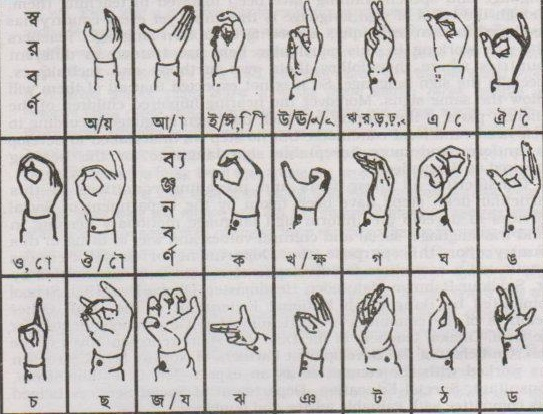
#> input picture signs.jpg, 543 x 414 px, given in place of the camera
$ python Data_collection.py
#> lines starting #> are read from the running program, lines starting #| are printed output that depends on the picture; after the words box and inside, x2 and y2 are one past the last pixel; in counts of white or black regions, pixels touching at a corner belong together
## Making directories for saving train test data
import os
import cv2
train_val = ['train', 'test']
os.chdir('PATH') # PATH is the direction where we want to create those directory for storing data
sign = ['অ','আ', 'ই', 'উ', 'এ', 'ঐ', 'ও', 'ঔ', 'ক', 'খ', 'গ', 'ঘ', 'ঙ', 'চ', 'ছ', 'জ', 'ঝ', 'ঞ', 'ট', 'ঠ', 'ড', 'ঢ', 'ন', 'ত', 'থ', 'দ', 'ধ']

if not os.path.exists("data"):
    os.makedirs("data")
    for i in train_val:
        fold = "data/" + i
        if not os.path.exists(fold):
            os.makedirs(fold)
for i in sign:
    if not os.path.exists("data/train/" + i):
        os.makedirs("data/train/"+i)
    if not os.path.exists("data/test/" + i):
        os.makedirs("data/test/"+i)

mode = 'train'
directory = 'data/'+mode+'/'
minThreshold = 70

cap = cv2.VideoCapture(0)
interrupt = -1

while True:
    _, frame = cap.read()
#> frame is the input picture: shape (414, 543, 3); mean B, G, R 192, 193.4, 197.2
    frame = cv2.flip(frame, 1)
### counting fiels of alphabet directories
    count = {
             'a': len(os.listdir(directory+"/অ")),'b': len(os.listdir(directory+"/আ")),'c': len(os.listdir(directory+"/ই")),'d': len(os.listdir(directory+"/উ")),'e': len(os.listdir(directory+"/এ")),'f': len(os.listdir(directory+"/ঐ")),
             'g': len(os.listdir(directory+"/ও")),'h': len(os.listdir(directory+"/ঔ")),'i': len(os.listdir(directory+"/ক")),'j': len(os.listdir(directory+"/খ")),'k': len(os.listdir(directory+"/গ")),'l': len(os.listdir(directory+"/ঘ")),
             'm': len(os.listdir(directory+"/ঙ")),'n': len(os.listdir(directory+"/চ")),'o': len(os.listdir(directory+"/ছ")),'p': len(os.listdir(directory+"/জ")),'q': len(os.listdir(directory+"/ঝ")),'r': len(os.listdir(directory+"/ঞ")),
             's': len(os.listdir(directory+"/ট")),'t': len(os.listdir(directory+"/ঠ")),'u': len(os.listdir(directory+"/ড")),'v': len(os.listdir(directory+"/ঢ")),'w': len(os.listdir(directory+"/ন")),'x': len(os.listdir(directory+"/ত")),
             'y': len(os.listdir(directory+"/থ")),'z': len(os.listdir(directory+"/দ")),',': len(os.listdir(directory+"/ধ"))
             }
    cv2.putText(frame, "Data collection", (10, 55), cv2.FONT_HERSHEY_PLAIN, 1, (0,255,255), 1)
#> frame: shape (414, 543, 3); mean B, G, R 191.8, 193.4, 197.3
    cv2.putText(frame, "a-o : "+str(count['a']), (10, 70), cv2.FONT_HERSHEY_PLAIN, 1, (0,255,255), 1)
#> frame: shape (414, 543, 3); mean B, G, R 191.7, 193.5, 197.3
    cv2.putText(frame, "b-a : "+str(count['b']), (10, 85), cv2.FONT_HERSHEY_PLAIN, 1, (0,255,255), 1)
#> frame: shape (414, 543, 3); mean B, G, R 191.7, 193.5, 197.3
    cv2.putText(frame, "c-i : "+str(count['c']), (10, 100), cv2.FONT_HERSHEY_PLAIN, 1, (0,255,255), 1)
#> frame: shape (414, 543, 3); mean B, G, R 191.6, 193.5, 197.3
    cv2.putText(frame, "d-u : "+str(count['d']), (10, 115), cv2.FONT_HERSHEY_PLAIN, 1, (0,255,255), 1)
#> frame: shape (414, 543, 3); mean B, G, R 191.5, 193.5, 197.4
    cv2.putText(frame, "e-e : "+str(count['e']), (10, 130), cv2.FONT_HERSHEY_PLAIN, 1, (0,255,255), 1)
#> frame: shape (414, 543, 3); mean B, G, R 191.5, 193.6, 197.4
    cv2.putText(frame, "f-OI : "+str(count['f']), (10, 145), cv2.FONT_HERSHEY_PLAIN, 1, (0,255,255), 1)
#> frame: shape (414, 543, 3); mean B, G, R 191.4, 193.6, 197.4
    cv2.putText(frame, "g-O : "+str(count['g']), (10, 160), cv2.FONT_HERSHEY_PLAIN, 1, (0,255,255), 1)
#> frame: shape (414, 543, 3); mean B, G, R 191.3, 193.6, 197.4
    cv2.putText(frame, "h-OU : "+str(count['h']), (10, 175), cv2.FONT_HERSHEY_PLAIN, 1, (0,255,255), 1)
#> frame: shape (414, 543, 3); mean B, G, R 191.2, 193.6, 197.5
    cv2.putText(frame, "i-k : "+str(count['i']), (10, 190), cv2.FONT_HERSHEY_PLAIN, 1, (0,255,255), 1)
#> frame: shape (414, 543, 3); mean B, G, R 191.2, 193.7, 197.5
    cv2.putText(frame, "j-kh : "+str(count['j']), (10, 205), cv2.FONT_HERSHEY_PLAIN, 1, (0,255,255), 1)
#> frame: shape (414, 543, 3); mean B, G, R 191.1, 193.7, 197.5
    cv2.putText(frame, "k-g : "+str(count['k']), (10, 220), cv2.FONT_HERSHEY_PLAIN, 1, (0,255,255), 1)
    cv2.putText(frame, "l-gh : "+str(count['l']), (10, 235), cv2.FONT_HERSHEY_PLAIN, 1, (0,255,255), 1)
#> frame: shape (414, 543, 3); mean B, G, R 190.9, 193.7, 197.6
    cv2.putText(frame, "m-Ng : "+str(count['m']), (10, 250), cv2.FONT_HERSHEY_PLAIN, 1, (0,255,255), 1)
    cv2.putText(frame, "n-c : "+str(count['n']), (10, 265), cv2.FONT_HERSHEY_PLAIN, 1, (0,255,255), 1)
#> frame: shape (414, 543, 3); mean B, G, R 190.8, 193.8, 197.6
    cv2.putText(frame, "o-ch : "+str(count['o']), (10, 280), cv2.FONT_HERSHEY_PLAIN, 1, (0,255,255), 1)
#> frame: shape (414, 543, 3); mean B, G, R 190.7, 193.8, 197.6
    cv2.putText(frame, "p-j : "+str(count['p']), (10, 295), cv2.FONT_HERSHEY_PLAIN, 1, (0,255,255), 1)
#> frame: shape (414, 543, 3); mean B, G, R 190.6, 193.8, 197.6
    cv2.putText(frame, "q-jh : "+str(count['q']), (10, 310), cv2.FONT_HERSHEY_PLAIN, 1, (0,255,255), 1)
#> frame: shape (414, 543, 3); mean B, G, R 190.5, 193.9, 197.7
    cv2.putText(frame, "r-NG : "+str(count['r']), (10, 325), cv2.FONT_HERSHEY_PLAIN, 1, (0,255,255), 1)
#> frame: shape (414, 543, 3); mean B, G, R 190.5, 193.9, 197.7
    cv2.putText(frame, "s-T : "+str(count['s']), (10, 340), cv2.FONT_HERSHEY_PLAIN, 1, (0,255,255), 1)
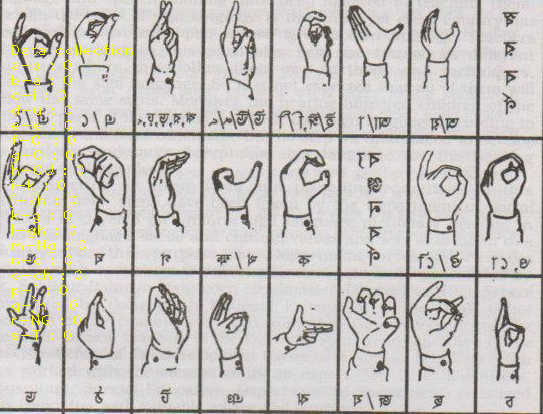
#> frame: shape (414, 543, 3); mean B, G, R 190.4, 193.9, 197.7
    cv2.putText(frame, "t-Th : "+str(count['t']), (10, 355), cv2.FONT_HERSHEY_PLAIN, 1, (0,255,255), 1)
#> frame: shape (414, 543, 3); 0.04% of pixels changed, all inside (x1, y1, x2, y2) = (12, 345, 80, 355)
    cv2.putText(frame, "u-D : "+str(count['u']), (10, 370), cv2.FONT_HERSHEY_PLAIN, 1, (0,255,255), 1)
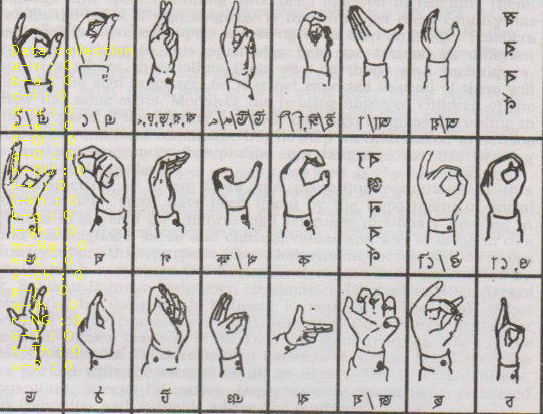
#> frame: shape (414, 543, 3); mean B, G, R 190.2, 194, 197.8
    cv2.putText(frame, "v-Dh : "+str(count['v']), (10, 385), cv2.FONT_HERSHEY_PLAIN, 1, (0,255,255), 1)
#> frame: shape (414, 543, 3); 0.04% of pixels changed, all inside (x1, y1, x2, y2) = (11, 375, 80, 385)
    cv2.putText(frame, "w-t : "+str(count['w']), (10, 400), cv2.FONT_HERSHEY_PLAIN, 1, (0,255,255), 1)
    cv2.putText(frame, "x-th : "+str(count['x']), (10, 415), cv2.FONT_HERSHEY_PLAIN, 1, (0,255,255), 1)
#> frame: shape (414, 543, 3); mean B, G, R 190, 194, 197.8
    cv2.putText(frame, "y-d : "+str(count['y']), (10, 430), cv2.FONT_HERSHEY_PLAIN, 1, (0,255,255), 1)
    cv2.putText(frame, "z-dh : "+str(count['z']), (10, 445), cv2.FONT_HERSHEY_PLAIN, 1, (0,255,255), 1)
    cv2.putText(frame, ",-n/N : "+str(count[',']), (10, 460), cv2.FONT_HERSHEY_PLAIN, 1, (0,255,255), 1)

    x1 = int(0.5*frame.shape[1])
#> x1 = 271
    y1 = 10
    x2 = frame.shape[1]-10
#> x2 = 533
    y2 = int(0.5*frame.shape[1])
#> y2 = 271
    cv2.rectangle(frame, (x1-1, y1-1), (x2+1, y2+1), (255,0,0) ,1)
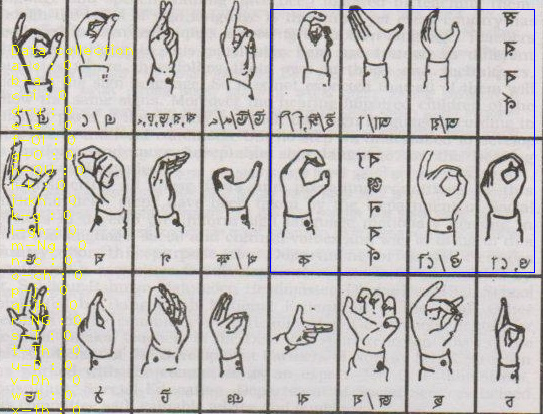
#> frame: shape (414, 543, 3); mean B, G, R 190.4, 193.2, 197
    roi = frame[y1:y2, x1:x2]
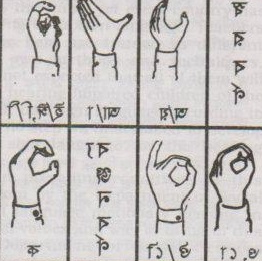
#> roi: shape (261, 262, 3); mean B, G, R 193.1, 194.6, 198.4
    roi = cv2.resize(roi, (300, 300))
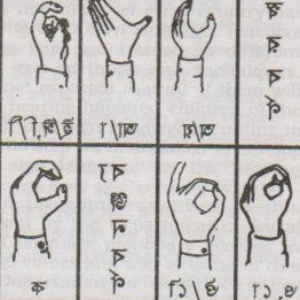
#> roi: shape (300, 300, 3); mean B, G, R 192.9, 194.3, 198.1
    cv2.imshow("Frame", frame)
    gray = cv2.cvtColor(roi, cv2.COLOR_BGR2GRAY)

    blur = cv2.GaussianBlur(gray,(5,5),2)
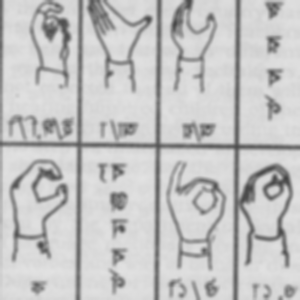
#> blur: shape (300, 300); min 68, max 226, mean 195.4

    th3 = cv2.adaptiveThreshold(blur,255,cv2.ADAPTIVE_THRESH_GAUSSIAN_C,cv2.THRESH_BINARY_INV,11,2)
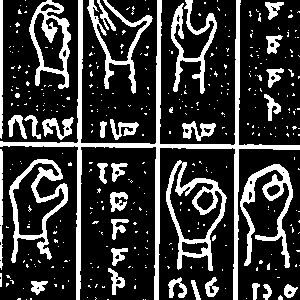
#> th3: shape (300, 300); 22.4% white; 372 white regions (337 under 20 px), largest, box (x1, y1, x2, y2) and area: (0, 0, 300, 300) 5454, (166, 160, 227, 271) 1707, (240, 164, 293, 268) 1603
    ret, test_image = cv2.threshold(th3, minThreshold, 255, cv2.THRESH_BINARY_INV+cv2.THRESH_OTSU)
#> ret = 0
    test_image = cv2.resize(test_image, (300,300))
    cv2.imshow("test", th3)

    interrupt = cv2.waitKey(10)
#> (key e is pressed here)
    if interrupt & 0xFF == 27: # esc
        break
    if interrupt & 0xFF == ord('a'):
        os.chdir(directory + '/অ')
        cv2.imwrite(str(count['a'])+'.jpg', roi)
        os.chdir('D:\\education\\project code\\sign language-2')
    if interrupt & 0xFF == ord('b'):
        os.chdir(directory + '/আ')
        cv2.imwrite(str(count['b'])+'.jpg', roi)
        os.chdir('D:\\education\\project code\\sign language-2')
    if interrupt & 0xFF == ord('c'):
        os.chdir(directory + '/ই')
        cv2.imwrite(str(count['c'])+'.jpg', roi)
        os.chdir('D:\\education\\project code\\sign language-2')
    if interrupt & 0xFF == ord('d'):
        os.chdir(directory + '/উ')
        cv2.imwrite(str(count['d'])+'.jpg', roi)
        os.chdir('D:\\education\\project code\\sign language-2')
    if interrupt & 0xFF == ord('e'):
        os.chdir(directory + '/এ')
        cv2.imwrite(str(count['e'])+'.jpg', roi)
        os.chdir('D:\\education\\project code\\sign language-2')
    if interrupt & 0xFF == ord('f'):
        os.chdir(directory + '/ঐ')
        cv2.imwrite(str(count['f'])+'.jpg', roi)
        os.chdir('D:\\education\\project code\\sign language-2')
    if interrupt & 0xFF == ord('g'):
        os.chdir(directory + '/ও')
        cv2.imwrite(str(count['g'])+'.jpg', roi)
        os.chdir('D:\\education\\project code\\sign language-2')
    if interrupt & 0xFF == ord('h'):
        os.chdir(directory + '/ঔ')
        cv2.imwrite(str(count['h'])+'.jpg', roi)
        os.chdir('D:\\education\\project code\\sign language-2')
    if interrupt & 0xFF == ord('i'):
        os.chdir(directory + '/ক')
        cv2.imwrite(str(count['i'])+'.jpg', roi)
        os.chdir('D:\\education\\project code\\sign language-2')
    if interrupt & 0xFF == ord('j'):
        os.chdir(directory + '/খ')
        cv2.imwrite(str(count['j'])+'.jpg', roi)
        os.chdir('D:\\education\\project code\\sign language-2')
    if interrupt & 0xFF == ord('k'):
        os.chdir(directory + '/গ')
        cv2.imwrite(str(count['k'])+'.jpg', roi)
        os.chdir('D:\\education\\project code\\sign language-2')
    if interrupt & 0xFF == ord('l'):
        os.chdir(directory + '/ঘ')
        cv2.imwrite(str(count['l'])+'.jpg', roi)
        os.chdir('D:\\education\\project code\\sign language-2')
    if interrupt & 0xFF == ord('m'):
        os.chdir(directory + '/ঙ')
        cv2.imwrite(str(count['m'])+'.jpg', roi)
        os.chdir('D:\\education\\project code\\sign language-2')
    if interrupt & 0xFF == ord('n'):
        os.chdir(directory + '/চ')
        cv2.imwrite(str(count['n'])+'.jpg', roi)
        os.chdir('D:\\education\\project code\\sign language-2')
    if interrupt & 0xFF == ord('o'):
        os.chdir(directory + '/ছ')
        cv2.imwrite(str(count['o'])+'.jpg', roi)
        os.chdir('D:\\education\\project code\\sign language-2')
    if interrupt & 0xFF == ord('p'):
        os.chdir(directory + '/জ')
        cv2.imwrite(str(count['p'])+'.jpg', roi)
        os.chdir('D:\\education\\project code\\sign language-2')
    if interrupt & 0xFF == ord('q'):
        os.chdir(directory + '/ঝ')
        cv2.imwrite(str(count['q'])+'.jpg', roi)
        os.chdir('D:\\education\\project code\\sign language-2')
    if interrupt & 0xFF == ord('r'):
        os.chdir(directory + '/ঞ')
        cv2.imwrite(str(count['r'])+'.jpg', roi)
        os.chdir('D:\\education\\project code\\sign language-2')
    if interrupt & 0xFF == ord('s'):
        os.chdir(directory + '/ট')
        cv2.imwrite(str(count['s'])+'.jpg', roi)
        os.chdir('D:\\education\\project code\\sign language-2')
    if interrupt & 0xFF == ord('t'):
        os.chdir(directory + '/ঠ')
        cv2.imwrite(str(count['t'])+'.jpg', roi)
        os.chdir('D:\\education\\project code\\sign language-2')
    if interrupt & 0xFF == ord('u'):
        os.chdir(directory + '/ড')
        cv2.imwrite(str(count['u'])+'.jpg', roi)
        os.chdir('D:\\education\\project code\\sign language-2')
    if interrupt & 0xFF == ord('v'):
        os.chdir(directory + '/ঢ')
        cv2.imwrite(str(count['v'])+'.jpg', roi)
        os.chdir('D:\\education\\project code\\sign language-2')
    if interrupt & 0xFF == ord('w'):
        os.chdir(directory + '/ন')
        cv2.imwrite(str(count['w'])+'.jpg', roi)
        os.chdir('D:\\education\\project code\\sign language-2')
    if interrupt & 0xFF == ord('x'):
        os.chdir(directory + '/ত')
        cv2.imwrite(str(count['x'])+'.jpg', roi)
        os.chdir('D:\\education\\project code\\sign language-2')
    if interrupt & 0xFF == ord('y'):
        os.chdir(directory + '/থ')
        cv2.imwrite(str(count['y'])+'.jpg', roi)
        os.chdir('D:\\education\\project code\\sign language-2')
    if interrupt & 0xFF == ord('z'):
        os.chdir(directory + '/দ')
        cv2.imwrite(str(count['z'])+'.jpg', roi)
        os.chdir('D:\\education\\project code\\sign language-2')
    if interrupt & 0xFF == ord(','):
        os.chdir(directory + '/ধ')
        cv2.imwrite(str(count[','])+'.jpg', roi)
        os.chdir('D:\\education\\project code\\sign language-2')
cap.release()
cv2.destroyAllWindows()
